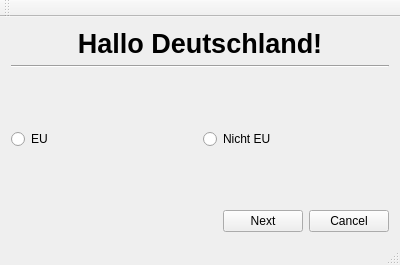
<?xml version="1.0" encoding="UTF-8"?>
<ui version="4.0">
 <class>Fenster_1</class>
 <widget class="QMainWindow" name="Fenster_1">
  <property name="geometry">
   <rect>
    <x>0</x>
    <y>0</y>
    <width>400</width>
    <height>265</height>
   </rect>
  </property>
  <property name="minimumSize">
   <size>
    <width>400</width>
    <height>265</height>
   </size>
  </property>
  <property name="windowTitle">
   <string>Fenster_1</string>
  </property>
  <widget class="QWidget" name="centralWidget">
   <layout class="QVBoxLayout" name="verticalLayout">
    <item>
     <widget class="QLabel" name="label">
      <property name="text">
       <string>&lt;html&gt;&lt;head/&gt;&lt;body&gt;&lt;p align=&quot;center&quot;&gt;&lt;span style=&quot; font-size:20pt; font-weight:600;&quot;&gt;Hallo Deutschland!&lt;/span&gt;&lt;/p&gt;&lt;/body&gt;&lt;/html&gt;</string>
      </property>
     </widget>
    </item>
    <item>
     <widget class="Line" name="line">
      <property name="orientation">
       <enum>Qt::Horizontal</enum>
      </property>
     </widget>
    </item>
    <item>
     <spacer name="verticalSpacer_2">
      <property name="orientation">
       <enum>Qt::Vertical</enum>
      </property>
      <property name="sizeHint" stdset="0">
       <size>
        <width>20</width>
        <height>40</height>
       </size>
      </property>
     </spacer>
    </item>
    <item>
     <layout class="QHBoxLayout" name="horizontalLayout">
      <item>
       <widget class="QRadioButton" name="radioButton">
        <property name="text">
         <string>EU</string>
        </property>
       </widget>
      </item>
      <item>
       <widget class="QRadioButton" name="radioButton_2">
        <property name="text">
         <string>Nicht EU</string>
        </property>
       </widget>
      </item>
     </layout>
    </item>
    <item>
     <spacer name="verticalSpacer">
      <property name="orientation">
       <enum>Qt::Vertical</enum>
      </property>
      <property name="sizeHint" stdset="0">
       <size>
        <width>20</width>
        <height>40</height>
       </size>
      </property>
     </spacer>
    </item>
    <item>
     <layout class="QHBoxLayout" name="horizontalLayout_2">
      <item>
       <spacer name="horizontalSpacer">
        <property name="orientation">
         <enum>Qt::Horizontal</enum>
        </property>
        <property name="sizeHint" stdset="0">
         <size>
          <width>118</width>
          <height>20</height>
         </size>
        </property>
       </spacer>
      </item>
      <item>
       <widget class="QPushButton" name="pushButton">
        <property name="text">
         <string>Next</string>
        </property>
       </widget>
      </item>
      <item>
       <widget class="QPushButton" name="pushButton_2">
        <property name="text">
         <string>Cancel</string>
        </property>
       </widget>
      </item>
     </layout>
    </item>
   </layout>
  </widget>
  <widget class="QMenuBar" name="menuBar">
   <property name="geometry">
    <rect>
     <x>0</x>
     <y>0</y>
     <width>400</width>
     <height>23</height>
    </rect>
   </property>
  </widget>
  <widget class="QToolBar" name="mainToolBar">
   <attribute name="toolBarArea">
    <enum>TopToolBarArea</enum>
   </attribute>
   <attribute name="toolBarBreak">
    <bool>false</bool>
   </attribute>
  </widget>
  <widget class="QStatusBar" name="statusBar"/>
 </widget>
 <layoutdefault spacing="6" margin="11"/>
 <resources/>
 <connections/>
</ui>
